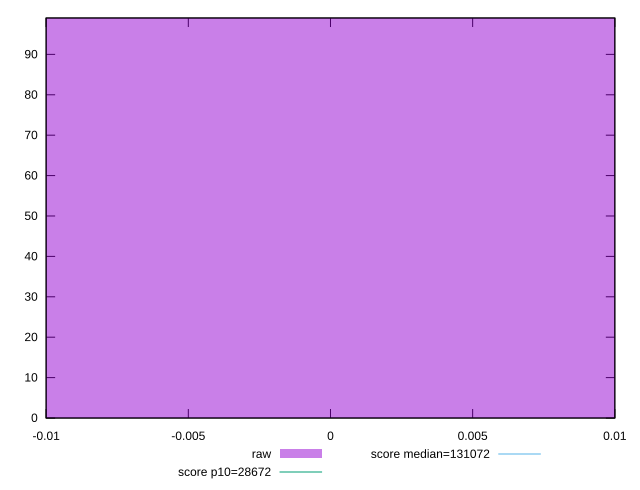

This figure's gnuplot source:
reset

$raw <<EOF
0 99
EOF

set key outside below
set boxwidth 0.1
set xrange [-0.01:0.01]
set yrange [0:99]
set trange [0:99]
set style fill transparent solid 0.5 noborder

set parametric
set terminal svg size 640, 490 enhanced background rgb 'white'
set output "reports/report_00030_2021-02-24T20-42-31.540Z/uses-long-cache-ttl/samples/card/raw/histogram.svg"

plot $raw title "raw" with boxes, \
     28672,t title "score p10=28672", \
     131072,t title "score median=131072"

reset
